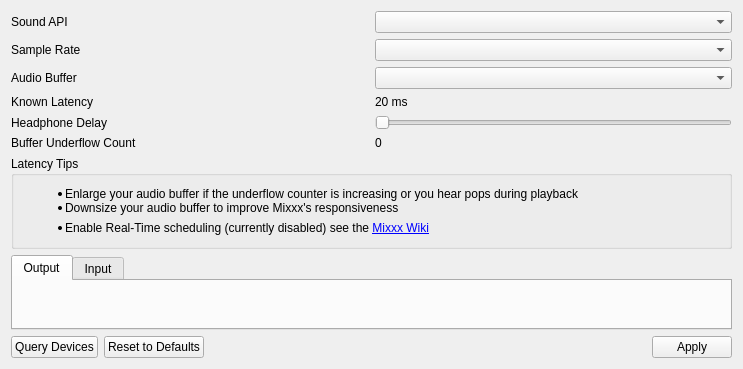
<?xml version="1.0" encoding="UTF-8"?>
<ui version="4.0">
 <class>DlgPrefSoundDlg</class>
 <widget class="QWidget" name="DlgPrefSoundDlg">
  <property name="geometry">
   <rect>
    <x>0</x>
    <y>0</y>
    <width>743</width>
    <height>369</height>
   </rect>
  </property>
  <layout class="QVBoxLayout" name="verticalLayout_2">
   <item>
    <layout class="QVBoxLayout" name="settingsVLayout">
     <item>
      <layout class="QHBoxLayout" name="apiHLayout">
       <item>
        <widget class="QLabel" name="apiLabel">
         <property name="text">
          <string>Sound API</string>
         </property>
         <property name="buddy">
          <cstring>apiComboBox</cstring>
         </property>
        </widget>
       </item>
       <item>
        <widget class="QComboBox" name="apiComboBox"/>
       </item>
      </layout>
     </item>
     <item>
      <layout class="QHBoxLayout" name="sampleRateHLayout">
       <item>
        <widget class="QLabel" name="sampleRateLabel">
         <property name="text">
          <string>Sample Rate</string>
         </property>
         <property name="buddy">
          <cstring>sampleRateComboBox</cstring>
         </property>
        </widget>
       </item>
       <item>
        <widget class="QComboBox" name="sampleRateComboBox"/>
       </item>
      </layout>
     </item>
     <item>
      <layout class="QHBoxLayout" name="audioBufferHLayout">
       <item>
        <widget class="QLabel" name="audioBufferLabel">
         <property name="text">
          <string>Audio Buffer</string>
         </property>
         <property name="buddy">
          <cstring>audioBufferComboBox</cstring>
         </property>
        </widget>
       </item>
       <item>
        <widget class="QComboBox" name="audioBufferComboBox"/>
       </item>
      </layout>
     </item>
     <item>
      <layout class="QHBoxLayout" name="latencyHLayout">
       <item>
        <widget class="QLabel" name="latencyLabel">
         <property name="text">
          <string>Known Latency</string>
         </property>
         <property name="buddy">
          <cstring>audioBufferComboBox</cstring>
         </property>
        </widget>
       </item>
       <item>
        <widget class="QLabel" name="currentLatency">
         <property name="text">
          <string>20 ms</string>
         </property>
        </widget>
       </item>
      </layout>
     </item>
     <item>
      <layout class="QHBoxLayout" name="pfldelayHLayout">
       <item>
        <widget class="QLabel" name="pfldelayLabel">
         <property name="autoFillBackground">
          <bool>false</bool>
         </property>
         <property name="text">
          <string>Headphone Delay</string>
         </property>
        </widget>
       </item>
       <item>
        <widget class="QSlider" name="pflDelaySlider">
         <property name="sizePolicy">
          <sizepolicy hsizetype="Preferred" vsizetype="Fixed">
           <horstretch>0</horstretch>
           <verstretch>0</verstretch>
          </sizepolicy>
         </property>
         <property name="minimum">
          <number>0</number>
         </property>
         <property name="maximum">
          <number>1000</number>
         </property>
         <property name="orientation">
          <enum>Qt::Horizontal</enum>
         </property>
        </widget>
       </item>
      </layout>
     </item>
     <item>
      <layout class="QHBoxLayout" name="underflowHLayout">
       <item>
        <widget class="QLabel" name="underflowLabel">
         <property name="text">
          <string>Buffer Underflow Count</string>
         </property>
         <property name="buddy">
          <cstring>audioBufferComboBox</cstring>
         </property>
        </widget>
       </item>
       <item>
        <widget class="QLabel" name="bufferUnderflowCount">
         <property name="text">
          <string>0</string>
         </property>
        </widget>
       </item>
      </layout>
     </item>
    </layout>
   </item>
   <item>
    <widget class="QGroupBox" name="latencyTipsGroupBox">
     <property name="title">
      <string>Latency Tips</string>
     </property>
     <layout class="QVBoxLayout" name="verticalLayout">
      <item>
       <widget class="QLabel" name="latencyTipsLabel">
        <property name="text">
         <string>&lt;ul&gt;
&lt;li&gt;Enlarge your audio buffer if the underflow counter is increasing or you hear pops during playback&lt;/li&gt;
&lt;li&gt;Downsize your audio buffer to improve Mixxx's responsiveness&lt;/li&gt;
&lt;/ul&gt;</string>
        </property>
       </widget>
      </item>
      <item>
       <widget class="QLabel" name="limitsHint">
        <property name="text">
         <string>&lt;ul&gt;&lt;li&gt;Enable Real-Time scheduling (currently disabled) see the &lt;a href=&quot;http://www.mixxx.org/wiki/doku.php/troubleshooting?s[]=limits&quot;&gt;Mixxx Wiki&lt;/a&gt;&lt;/li&gt;&lt;/ul&gt;</string>
        </property>
        <property name="openExternalLinks">
         <bool>true</bool>
        </property>
       </widget>
      </item>
     </layout>
    </widget>
   </item>
   <item>
    <widget class="QTabWidget" name="ioTabs">
     <property name="currentIndex">
      <number>0</number>
     </property>
     <widget class="QWidget" name="outputTab">
      <attribute name="title">
       <string>Output</string>
      </attribute>
      <layout class="QVBoxLayout" name="outputVLayout">
       <item>
        <spacer name="outputVSpacer">
         <property name="orientation">
          <enum>Qt::Vertical</enum>
         </property>
         <property name="sizeHint" stdset="0">
          <size>
           <width>20</width>
           <height>40</height>
          </size>
         </property>
        </spacer>
       </item>
      </layout>
     </widget>
     <widget class="QWidget" name="inputTab">
      <attribute name="title">
       <string>Input</string>
      </attribute>
      <layout class="QVBoxLayout" name="inputVLayout">
       <item>
        <spacer name="inputVSpacer">
         <property name="orientation">
          <enum>Qt::Vertical</enum>
         </property>
         <property name="sizeHint" stdset="0">
          <size>
           <width>20</width>
           <height>40</height>
          </size>
         </property>
        </spacer>
       </item>
      </layout>
     </widget>
    </widget>
   </item>
   <item>
    <layout class="QHBoxLayout" name="buttonsHLayout">
     <item>
      <widget class="QPushButton" name="queryButton">
       <property name="text">
        <string>Query Devices</string>
       </property>
      </widget>
     </item>
     <item>
      <widget class="QPushButton" name="resetButton">
       <property name="text">
        <string>Reset to Defaults</string>
       </property>
      </widget>
     </item>
     <item>
      <spacer name="buttonsHSpacer">
       <property name="orientation">
        <enum>Qt::Horizontal</enum>
       </property>
       <property name="sizeHint" stdset="0">
        <size>
         <width>40</width>
         <height>20</height>
        </size>
       </property>
      </spacer>
     </item>
     <item>
      <widget class="QPushButton" name="applyButton">
       <property name="text">
        <string>Apply</string>
       </property>
      </widget>
     </item>
    </layout>
   </item>
  </layout>
 </widget>
 <layoutdefault spacing="6" margin="11"/>
 <resources/>
 <connections/>
</ui>
